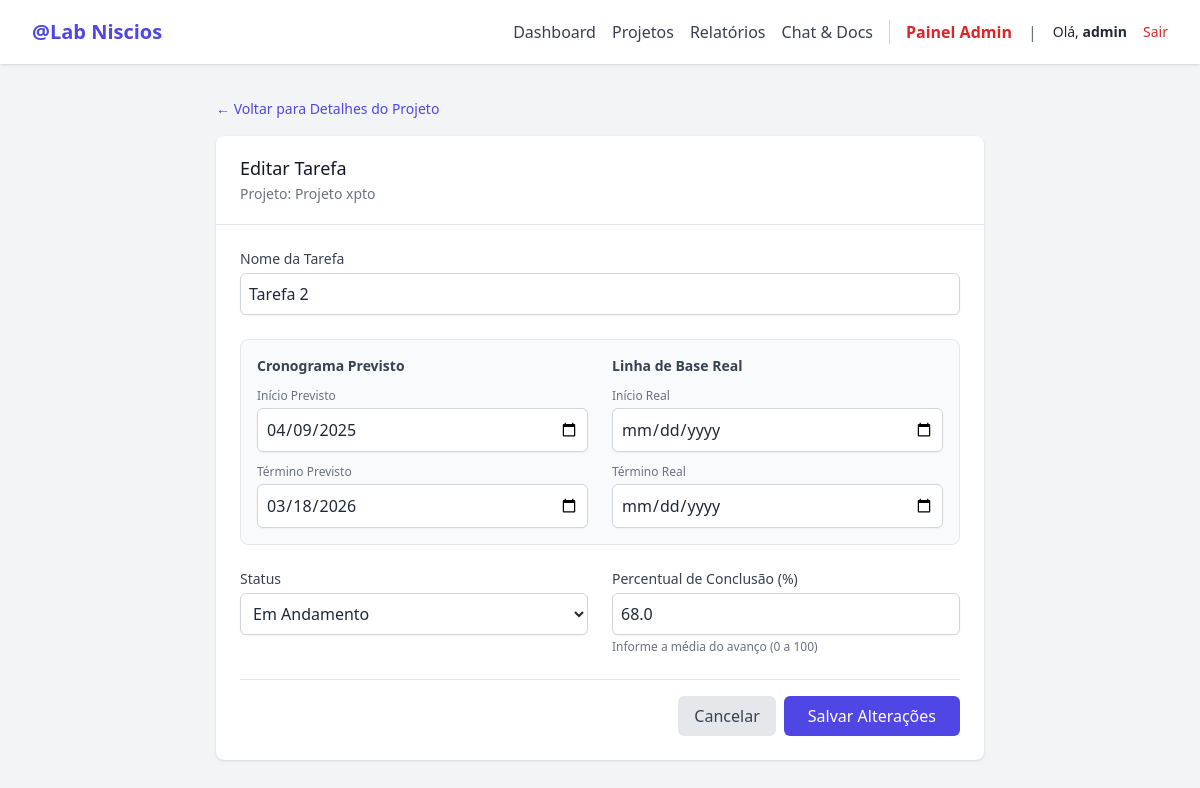
Screenshot of /projects/1/tasks/2/edit (signed in) with the database file from the repository.
### app/models.py (models this page shows)
class User(Base):
    __tablename__ = "users"
    id = Column(Integer, primary_key=True, index=True)
    username = Column(String, unique=True, index=True)
    hashed_password = Column(String)
    n8n_link = Column(String, nullable=True)
    typebot_link = Column(String, nullable=True)
    minion_link = Column(String, nullable=True)
    lovable_link = Column(String, nullable=True)
    open_claw_link = Column(String, nullable=True)
    quickcharts_link = Column(String, nullable=True)
    dify_link = Column(String, nullable=True)
    chatwoot_link = Column(String, nullable=True)
    is_admin = Column(Boolean, default=False)
    show_projects = Column(Boolean, default=False)
    projects = relationship("Project", back_populates="owner")
    files = relationship("UploadedFile", back_populates="owner")
    chats = relationship("ChatMessage", back_populates="owner")

class Project(Base):
    __tablename__ = "projects"
    id = Column(Integer, primary_key=True, index=True)
    name = Column(String, index=True)
    scope = Column(Text)
    start_date = Column(DateTime, nullable=True)
    end_date = Column(DateTime, nullable=True)
    value = Column(Float, nullable=True)
    tap_generated = Column(Boolean, default=False)
    created_at = Column(DateTime, default=datetime.utcnow)
    scheduled_start_date = Column(DateTime, nullable=True)
    scheduled_end_date = Column(DateTime, nullable=True)
    percentage = Column(Float, default=0.0)
    out_of_scope = Column(Text, nullable=True)
    justification = Column(Text, nullable=True)
    objectives = Column(Text, nullable=True)
    requirements = Column(Text, nullable=True)
    assumptions = Column(Text, nullable=True)
    restrictions = Column(Text, nullable=True)
    risks = Column(Text, nullable=True)
    baseline_start_date = Column(DateTime, nullable=True)
    baseline_end_date = Column(DateTime, nullable=True)
    owner_id = Column(Integer, ForeignKey("users.id"))
    owner = relationship("User", back_populates="projects")
    tasks = relationship("Task", back_populates="project", cascade="all, delete-orphan")

class Task(Base):
    __tablename__ = "tasks"
    id = Column(Integer, primary_key=True, index=True)
    name = Column(String, index=True)
    start_date = Column(DateTime)
    end_date = Column(DateTime)
    actual_start_date = Column(DateTime, nullable=True)
    actual_end_date = Column(DateTime, nullable=True)
    status = Column(String, default="A Fazer")
    percentage = Column(Float, default=0.0)
    project_id = Column(Integer, ForeignKey("projects.id"))
    project = relationship("Project", back_populates="tasks")

### app/routes/projects.py (the view)
@router.get("/{project_id}/tasks/{task_id}/edit", response_class=HTMLResponse)
async def edit_task_view(request: Request, project_id: int, task_id: int, db: Session = Depends(database.get_db)):
    user = get_current_user_required(request, db)
    project = db.query(models.Project).filter(models.Project.id == project_id, models.Project.owner_id == user.id).first()
    if not project:
        raise HTTPException(status_code=404)
    task = db.query(models.Task).filter(models.Task.id == task_id, models.Task.project_id == project_id).first()
    if not task:
        raise HTTPException(status_code=404)
    from ..main import templates
    return templates.TemplateResponse("task_edit.html", {"request": request, "user": user, "project": project, "task": task})

### app/templates/task_edit.html (shortened to what this page needs)
{% extends "base.html" %}
{% block content %}
<div class="max-w-3xl mx-auto">
    <div class="mb-4">
        <a href="/projects/{{ project.id }}" class="text-sm text-indigo-600 hover:text-indigo-800">&larr; Voltar para Detalhes do Projeto</a>
    </div>
    <div class="bg-white shadow overflow-hidden sm:rounded-lg">
        <div class="px-4 py-5 sm:px-6 border-b">
            <h3 class="text-lg leading-6 font-medium text-gray-900">Editar Tarefa</h3>
            <p class="mt-1 text-sm text-gray-500">Projeto: {{ project.name }}</p>
        </div>
        <div class="p-6">
            <form action="/projects/{{ project.id }}/tasks/{{ task.id }}/edit" method="POST" class="space-y-6">
                <div>
                    <label class="block text-sm font-medium text-gray-700">Nome da Tarefa</label>
                    <input type="text" name="name" value="{{ task.name }}" required class="mt-1 block w-full rounded-md border-gray-300 shadow-sm focus:border-indigo-500 focus:ring-indigo-500 p-2 border">
                </div>
                <div class="grid grid-cols-1 md:grid-cols-2 gap-6 p-4 bg-gray-50 rounded-lg border">
                    <div>
                        <h4 class="text-sm font-bold text-gray-700 mb-3">Cronograma Previsto</h4>
                        <div class="space-y-3">
                            <div>
                                <label class="block text-xs font-medium text-gray-500">Início Previsto</label>
                                <input type="date" name="start_date" value="{{ task.start_date.strftime('%Y-%m-%d') if task.start_date else '' }}" required class="mt-1 block w-full rounded-md border-gray-300 shadow-sm p-2 border">
                            </div>
                            <div>
                                <label class="block text-xs font-medium text-gray-500">Término Previsto</label>
                                <input type="date" name="end_date" value="{{ task.end_date.strftime('%Y-%m-%d') if task.end_date else '' }}" required class="mt-1 block w-full rounded-md border-gray-300 shadow-sm p-2 border">
                            </div>
                        </div>
                    </div>
                    <div>
                        <h4 class="text-sm font-bold text-gray-700 mb-3">Linha de Base Real</h4>
                        <div class="space-y-3">
                            <div>
                                <label class="block text-xs font-medium text-gray-500">Início Real</label>
                                <input type="date" name="actual_start_date" value="{{ task.actual_start_date.strftime('%Y-%m-%d') if task.actual_start_date else '' }}" class="mt-1 block w-full rounded-md border-gray-300 shadow-sm p-2 border">
                            </div>
                            <div>
                                <label class="block text-xs font-medium text-gray-500">Término Real</label>
                                <input type="date" name="actual_end_date" value="{{ task.actual_end_date.strftime('%Y-%m-%d') if task.actual_end_date else '' }}" class="mt-1 block w-full rounded-md border-gray-300 shadow-sm p-2 border">
                            </div>
                        </div>
                    </div>
                </div>
                <div class="grid grid-cols-1 md:grid-cols-2 gap-6">
                    <div>
                        <label class="block text-sm font-medium text-gray-700">Status</label>
                        <select name="status" class="mt-1 block w-full rounded-md border-gray-300 shadow-sm focus:border-indigo-500 focus:ring-indigo-500 p-2 border bg-white">
                            <option value="Em Andamento" {% if task.status == 'Em Andamento' %}selected{% endif %}>Em Andamento</option>
                        </select>
                    </div>
                    <div>
                        <label class="block text-sm font-medium text-gray-700">Percentual de Conclusão (%)</label>
                        <input type="number" min="0" max="100" step="0.1" name="percentage" value="{{ task.percentage }}" class="mt-1 block w-full rounded-md border-gray-300 shadow-sm focus:border-indigo-500 focus:ring-indigo-500 p-2 border">
                        <p class="text-xs text-gray-500 mt-1">Informe a média do avanço (0 a 100)</p>
                    </div>
                </div>
                <div class="flex justify-end pt-4 border-t">
                    <a href="/projects/{{ project.id }}" class="bg-gray-200 text-gray-700 px-4 py-2 rounded-md hover:bg-gray-300 mr-2">Cancelar</a>
                    <button type="submit" class="bg-indigo-600 text-white px-6 py-2 rounded-md hover:bg-indigo-700 font-medium">Salvar Alterações</button>
                </div>
            </form>
        </div>
    </div>
</div>
{% endblock %}

### app/templates/base.html (shortened to what this page needs)
<!DOCTYPE html>
<html lang="pt-BR">
<head>
    <script src="https://cdn.tailwindcss.com"></script>
</head>
<body class="bg-gray-100 font-sans leading-normal tracking-normal text-gray-800">
    <nav class="bg-white shadow">
        <div class="max-w-7xl mx-auto px-2 sm:px-6 lg:px-8">
            <div class="relative flex justify-between h-16">
                <div class="absolute inset-y-0 left-0 flex items-center">
                    <a href="/" class="text-xl font-bold text-indigo-600">@Lab Niscios</a>
                </div>
                {% if user %}
                <div class="flex items-center space-x-4 ml-auto">
                    <a href="/" class="text-gray-700 hover:text-indigo-600 font-medium">Dashboard</a>
                    {% if user.is_admin or user.show_projects %}
                    <a href="/projects" class="text-gray-700 hover:text-indigo-600 font-medium">Projetos</a>
                    <a href="/projects/reports" class="text-gray-700 hover:text-indigo-600 font-medium">Relatórios</a>
                    {% endif %}
                    <a href="/chat" class="text-gray-700 hover:text-indigo-600 font-medium">Chat & Docs</a>
                    {% if user.is_admin %}
                    <a href="/admin/users"
                        class="text-red-600 font-bold hover:text-red-800 ml-4 border-l pl-4 border-gray-300">Painel
                        Admin</a>
                    {% endif %}
                    <span class="text-gray-500 ml-4">|</span>
                    <span class="text-sm ml-4">Olá, <b>{{ user.username }}</b></span>
                    <a href="/auth/logout" class="text-sm text-red-600 hover:text-red-800">Sair</a>
                </div>
                {% endif %}
            </div>
        </div>
    </nav>
    <main class="max-w-7xl mx-auto px-4 sm:px-6 lg:px-8 py-8">
        {% block content %}{% endblock %}
    </main>
</body>
</html>

### rows the page displays
User: username "admin"
Project: name "Projeto xpto"
Task: name "Tarefa 2", start_date "04/09/2025", end_date "03/18/2026", status "Em Andamento", percentage "68.0"
